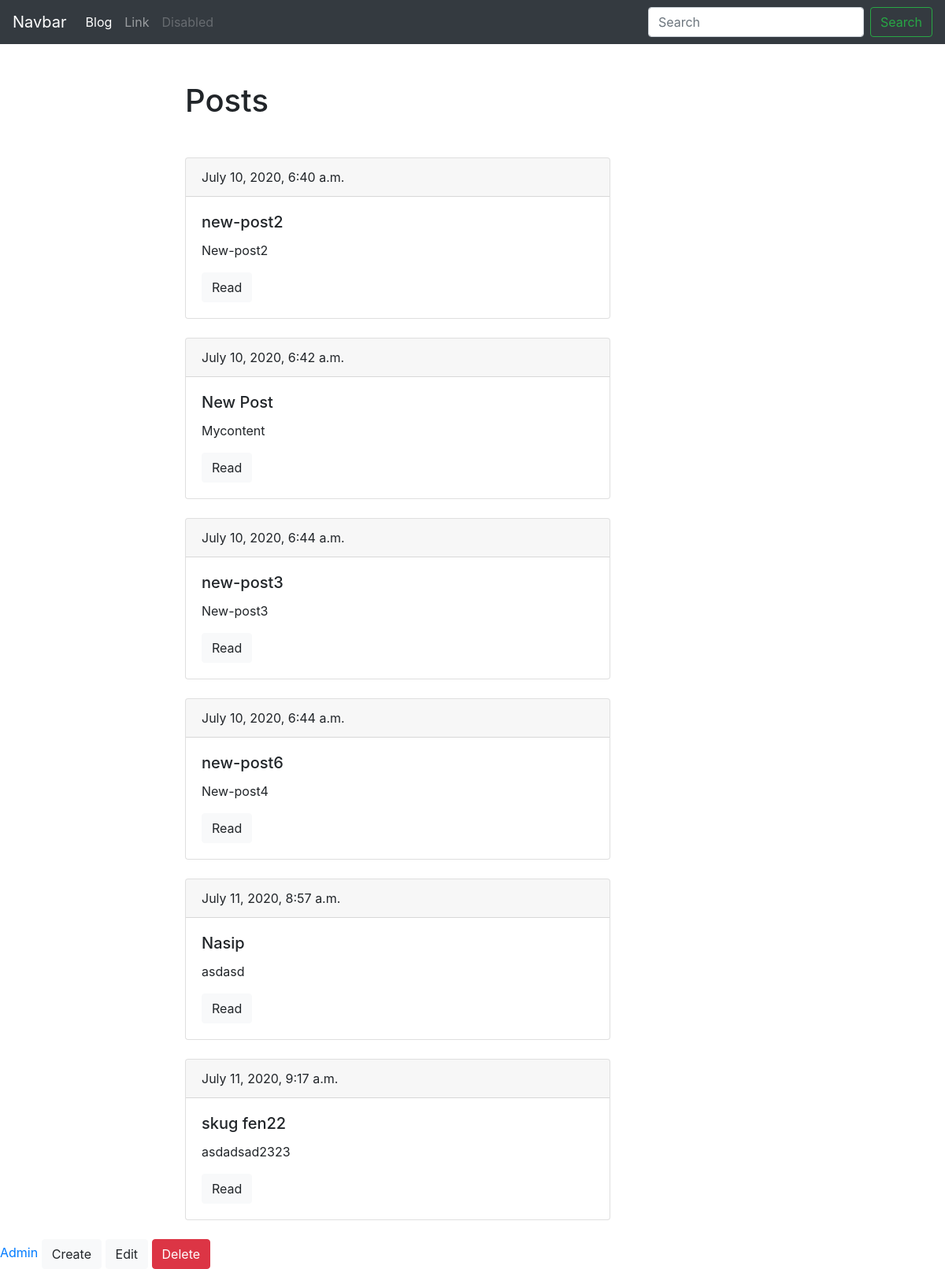
/blog/, run on an earlier commit of the app's database.
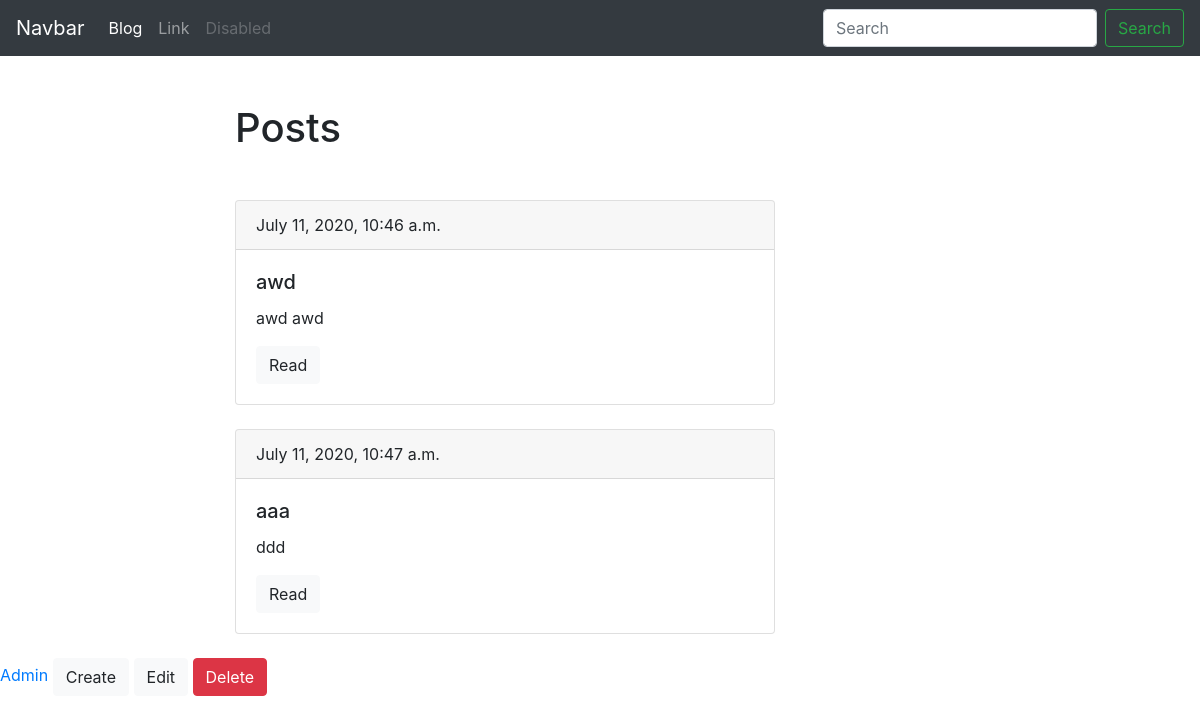
And on a later commit of the database.
### blog/models.py (models this page shows, shortened)
class Post(models.Model):
    title = models.CharField(max_length=150, db_index=True)
    slug = models.SlugField(max_length=150, blank = True, unique = True)
    body = models.TextField(blank = True, db_index=True)
    date_pub = models.DateTimeField(auto_now_add = True)
    def get_absolute_url(self):
        return reverse('post_detail_url', kwargs={'slug':self.slug})

### blog/views.py (the view)
# urls.py: path('', posts_list, name='posts_list_url'),
def posts_list(request):
    posts = Post.objects.all()
    return render(request, 'blog/index.html', context={'posts':posts})

### blog/templates/blog/index.html (shortened to what this page needs)
{% extends 'blog/base_blog.html' %}
{% block content %}
<h1 class="mb-5">
    Posts
</h1>
{% for post in posts %}
<div class="card mb-4">
    <div class="card-header">
        {{post.date_pub}}
    </div>
    <div class="card-body">
        <h5 class="card-title">{{post.title}}</h5>
        <p class="card-text">{{post.body}}</p>
        <a href="{{post.get_absolute_url}}" class="btn btn-light">Read</a>
    </div>
</div>
{% endfor %}
{% endblock %}

### blog/templates/blog/base_blog.html
{% extends 'base.html' %}
{% block admin-panel %}
<a href=""class="btn btn-light">Create</a>
<a href=""class="btn btn-light">Edit</a>
<a href=""class="btn btn-danger">Delete</a>
{% endblock %}

### templates/base.html (shortened to what this page needs)
<!DOCTYPE html>
<html lang="en">
<head>
    <link rel="stylesheet" href="https://stackpath.bootstrapcdn.com/bootstrap/4.5.0/css/bootstrap.min.css"
>
</head>
<body>
    <nav class="navbar navbar-expand-lg navbar-dark bg-dark">
        <a class="navbar-brand" href="#">Navbar</a>
        <div class="collapse navbar-collapse" id="navbarSupportedContent">
            <ul class="navbar-nav mr-auto">
                <li class="nav-item active">
                    <a class="nav-link" href="{% url 'posts_list_url' %}">Blog</a>
                </li>
                <li class="nav-item">
                    <a class="nav-link" href="#">Link</a>
                </li>
                <li class="nav-item">
                    <a class="nav-link disabled" href="#" tabindex="-1" aria-disabled="true">Disabled</a>
                </li>
            </ul>
            <form class="form-inline my-2 my-lg-0">
                <input class="form-control mr-sm-2" type="search" placeholder="Search" aria-label="Search">
                <button class="btn btn-outline-success my-2 my-sm-0" type="submit">Search</button>
            </form>
        </div>
    </nav>
    <div class="container mt-5">
        <div class="row">
            <div class="col-6 offset-md-2">
                {% block content %}{% endblock %}
            </div>
        </div>
    </div>
    <div class="admin-pannel">
        <a href="/admin">Admin</a>
        {% block admin-panel %}
        {% endblock  %}
    </div>
</body>
</html>

What changed in the data, as far as the page shows it:
removed Post: date_pub "July 10, 2020, 6:40 a.m.", title "new-post2", body "New-post2"
removed Post: date_pub "July 10, 2020, 6:42 a.m.", title "New Post", body "Mycontent"
removed Post: date_pub "July 10, 2020, 6:44 a.m.", title "new-post3", body "New-post3"
removed Post: date_pub "July 10, 2020, 6:44 a.m.", title "new-post6", body "New-post4"
removed Post: date_pub "July 11, 2020, 8:57 a.m.", title "Nasip", body "asdasd"
removed Post: date_pub "July 11, 2020, 9:17 a.m.", title "skug fen22", body "asdadsad2323"
added Post: date_pub "July 11, 2020, 10:46 a.m.", title "awd", body "awd awd"
added Post: date_pub "July 11, 2020, 10:47 a.m.", title "aaa", body "ddd"
